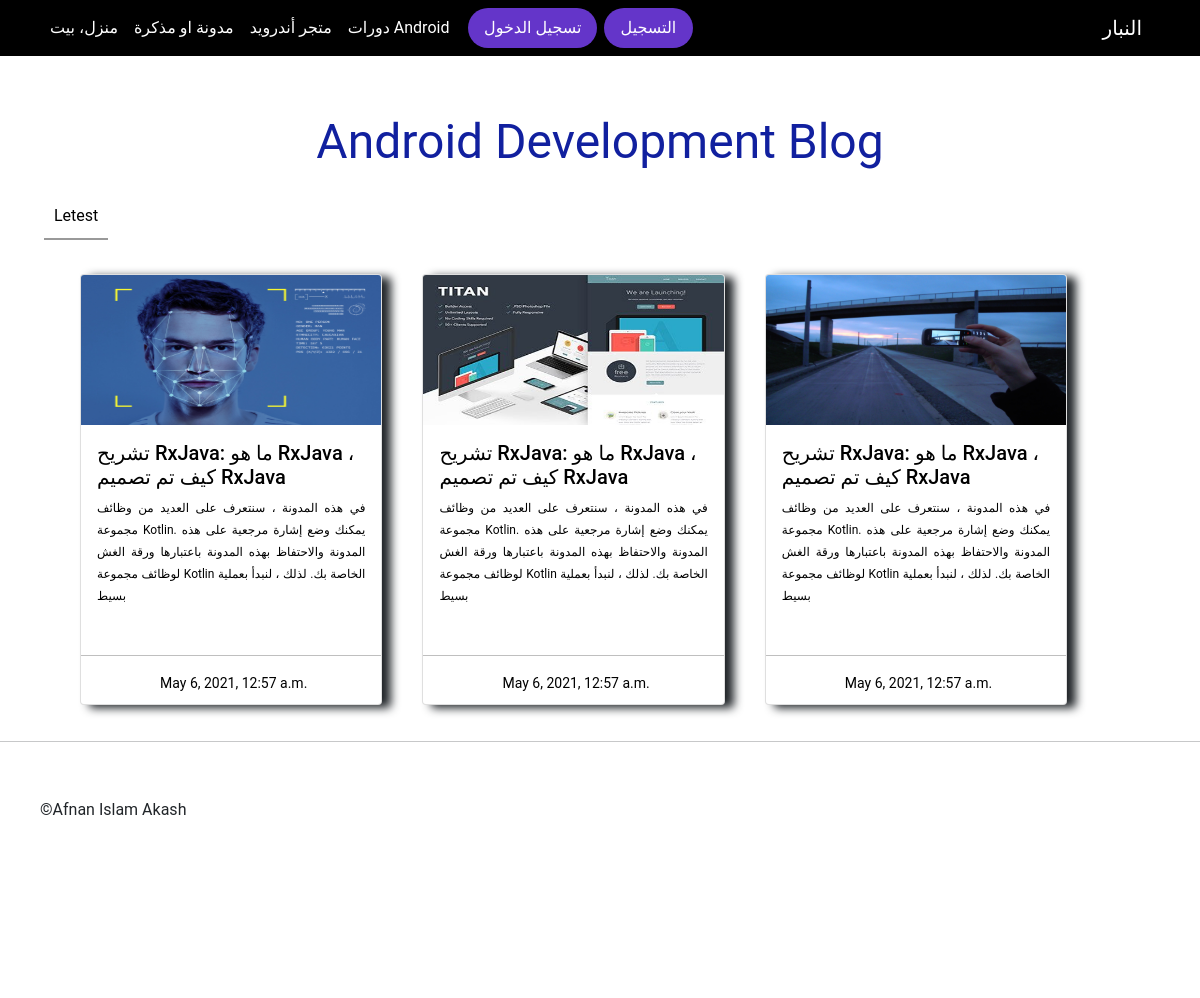
The page /ar_all_blog on the database its author committed.
### web_english/models.py (models this page shows, shortened)
class BlogAR(models.Model):
    titel=models.CharField(max_length=50)
    category=models.CharField(max_length=50)
    image=models.ImageField(upload_to="static/blog_image/")
    post=RichTextField(blank=True,null=True)
    date=models.DateTimeField(default=datetime.now())

### web_english/views.py (the view)
# urls.py: path('ar_all_blog',views.allblog_ar,name="web_arabic_allblog"),
def allblog_ar(request):
    blog=BlogAR.objects.filter(category=category)
    blogcategory=CategoryAR.objects.all()
    blogpost=BlogAR.objects.all()
    sendblog={
        'blog':blog,
        'category':blogcategory,
        'blogpost':blogpost
    }
    return render(request,"arabic/allblog_ar.html",sendblog)

### web_english/templates/arabic/allblog_ar.html (shortened to what this page needs)
{% extends 'arabic/basear_ar.html' %}
{% load static %}
{% load static %}
{% block head %}
<link rel="stylesheet" type="text/css" href="{% static 'css/style.css' %}">
{% endblock  %}
{% block body %}
    <div class="container">
    	<div class="content_titel col-sm-12">
    		Android Development Blog
    	</div>
    </div>
    <div class="container-fluid">
    	<div class="category">
    		<ul>
    			<li class="active_category"><a href="{% url 'allblog' %}"> Letest</a></li>
    		</ul>
    	</div>
    </div>
    	<div class="blog">
    	<div class="row blog_row">
    		{% for blogpost in blogpost %}
    		<div class="card blog_card">
    		<a href="{% url 'details_blog' blogpost.id %}" style="text-decoration: none;color: #000;">
			  <img src="{{blogpost.image}}" class="card-img-top" alt="..." style="height:150px;">
			  <div class="card-body">
			  	<h5>{{blogpost.titel}}</h5>
			    <span class="card-text" style="text-align:justify;font-size:12px;">{{blogpost.post|slice:":200"|safe}}</span>
			  </div><hr>
			  <div style="padding: 10px;font-size: 14px;padding-top: 0px;padding-bottom: 0px;margin-left: 23%;">
			  	{{blogpost.date}}
			  </div>
			</a>
			</div>
		{% endfor %}
        </div>
    	</div>
{% endblock  %}

### static/css/style.css (style rules this page uses)
body { font-family:Roboto,Helvetica Neue,Arial,Helvetica,sans-serif; }
.content_titel { width: 100%; height:auto; text-align: center; font-size: xxx-large; padding:50px; display: block; padding-bottom:0px; color: #11209f; }
.blog { width: 100%; margin: 0 auto; }
.blog_row { width: 90%; margin: 0 auto; }
.blog_card { margin: 20px; margin-top: 0px; padding: 10px; width: 28%; box-shadow: 9px 3px 10px; transition: all .5s; padding-left: 0px; padding-right: 0px; padding-top: 0px; height: auto; line-height: 22px; }
.category { height: 50px; width: 100%; margin-bottom: 30px; }
.category ul li { text-decoration: none; list-style: none; float: left; padding: 10px; }
.category ul li a { text-decoration: none; color: #000; }
.active_category { border-bottom:solid 2px #999; }

### rows shown on the page
BlogAR: image (picture), titel "تشريح RxJava: ما هو RxJava ، كيف تم تصميم RxJava", post "في هذه المدونة ، سنتعرف على العديد من وظائف مجموعة Kotlin. يمكنك وضع إشارة مرجعية على هذه المدونة والاحتفاظ بهذه المدونة باعتبارها ورقة الغش لوظائف مجموعة Kotlin الخاصة بك. لذلك ، لنبدأ بعملية بسيط", date "May 6, 2021, 12:57 a.m."
BlogAR: image (picture), titel "تشريح RxJava: ما هو RxJava ، كيف تم تصميم RxJava", post "في هذه المدونة ، سنتعرف على العديد من وظائف مجموعة Kotlin. يمكنك وضع إشارة مرجعية على هذه المدونة والاحتفاظ بهذه المدونة باعتبارها ورقة الغش لوظائف مجموعة Kotlin الخاصة بك. لذلك ، لنبدأ بعملية بسيط", date "May 6, 2021, 12:57 a.m."
BlogAR: image (picture), titel "تشريح RxJava: ما هو RxJava ، كيف تم تصميم RxJava", post "في هذه المدونة ، سنتعرف على العديد من وظائف مجموعة Kotlin. يمكنك وضع إشارة مرجعية على هذه المدونة والاحتفاظ بهذه المدونة باعتبارها ورقة الغش لوظائف مجموعة Kotlin الخاصة بك. لذلك ، لنبدأ بعملية بسيط", date "May 6, 2021, 12:57 a.m."
